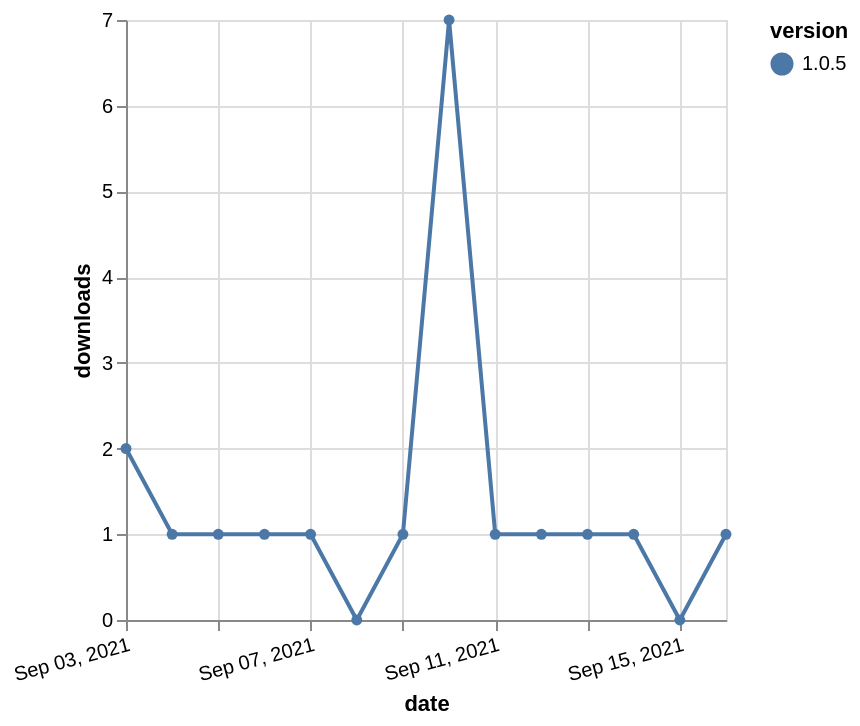

Vega-Lite specification stored for this chart:
### Vega-Lite specification from a JSON file in a GitHub repository (floating-point values rounded to 4 significant figures)
{"$schema": "https://vega.github.io/schema/vega-lite/v5.json", "description": "A simple bar chart with embedded data.", "data": {"values": [{"date": "2021-09-03", "total": 522, "delta": 2, "version": "1.0.5"}, {"date": "2021-09-04", "total": 523, "delta": 1, "version": "1.0.5"}, {"date": "2021-09-05", "total": 524, "delta": 1, "version": "1.0.5"}, {"date": "2021-09-06", "total": 525, "delta": 1, "version": "1.0.5"}, {"date": "2021-09-07", "total": 526, "delta": 1, "version": "1.0.5"}, {"date": "2021-09-08", "total": 526, "delta": 0, "version": "1.0.5"}, {"date": "2021-09-09", "total": 527, "delta": 1, "version": "1.0.5"}, {"date": "2021-09-10", "total": 534, "delta": 7, "version": "1.0.5"}, {"date": "2021-09-11", "total": 535, "delta": 1, "version": "1.0.5"}, {"date": "2021-09-12", "total": 536, "delta": 1, "version": "1.0.5"}, {"date": "2021-09-13", "total": 537, "delta": 1, "version": "1.0.5"}, {"date": "2021-09-14", "total": 538, "delta": 1, "version": "1.0.5"}, {"date": "2021-09-15", "total": 538, "delta": 0, "version": "1.0.5"}, {"date": "2021-09-16", "total": 539, "delta": 1, "version": "1.0.5"}]}, "width": "container", "mark": {"type": "line", "point": {"filled": true}}, "encoding": {"x": {"field": "date", "type": "temporal", "timeUnit": "yearmonthdate", "title": "date", "axis": {"labelAngle": -15}}, "y": {"field": "delta", "type": "quantitative", "title": "downloads"}, "color": {"field": "version", "type": "nominal"}, "tooltip": {"field": "delta"}}}
